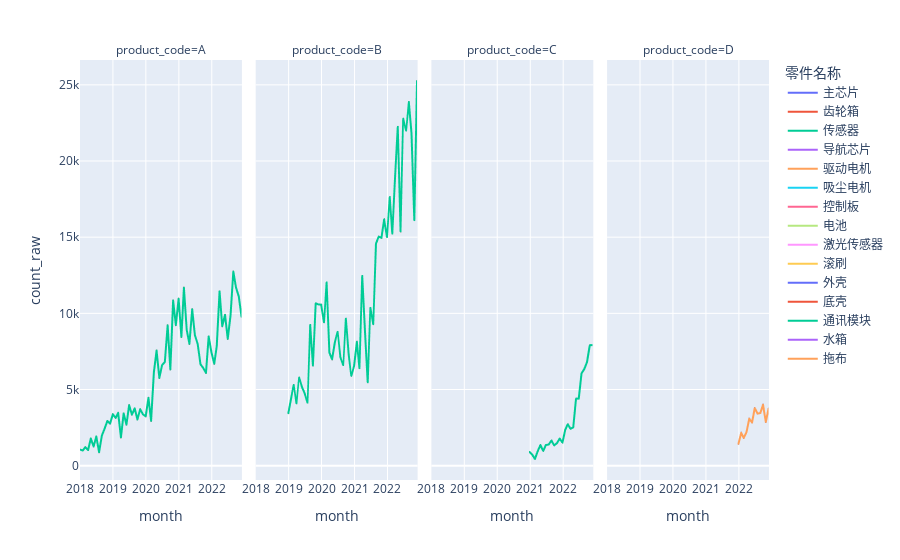

Notebook code for this chart:
### Code cell
# 每月的各个bom产品的使用量

px.line(bom_usage, x='month', y='count_raw', color='零件名称', facet_col='product_code')
